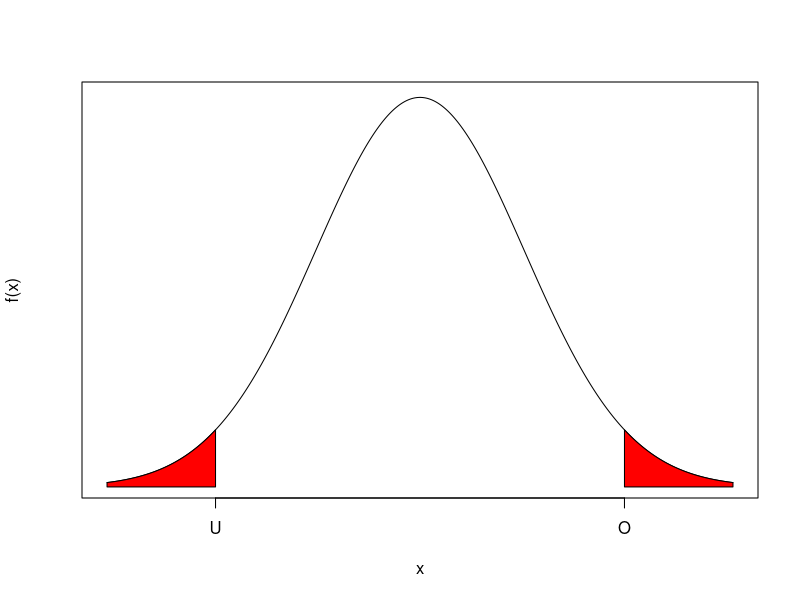

Source code (R):
## ---- chunk 1
library(knitr)
library(fGarch)
knitr::opts_chunk$set(echo = TRUE, cache=TRUE, size="scriptsize", 
                      fig.align = "center")
def.chunk.hook  <- knitr::knit_hooks$get("chunk")
knitr::knit_hooks$set(chunk = function(x, options) {
  x <- def.chunk.hook(x, options)
  ifelse(options$size != "normalsize", paste0("\n \\", options$size,"\n\n", x, "\n\n \\normalsize"), x)
})
library(vcd)
library(tidyverse)
library(kableExtra)
## ---- chunk 2
x <- seq(-3,3,0.001)
y <- dnorm(x)
plot(x,y, xaxt="n", yaxt="n", type="l", ylab="f(x)")
axis(1, at=c(-1.96, 1.96),labels = c("U","O"))

polygon(c(x[x>=1.96], max(x), 1.96), c(y[x>=1.96], 0, 0), col="red")
polygon(c(-1.96, min(x), x[x<=-1.96]), c(0, 0, y[x<=-1.96]), col="red")
## ---- chunk 3
row <- seq(0,3,0.1); col <- seq(0,0.09, 0.01)
m <- t(sapply(row, function(r,c){pnorm(r+c)},c=col))
colnames(m) <- col; rownames(m) <- NULL
m <- cbind(z=row,m)
kbl(m, digits=4, booktabs=T, format = "latex", linesep="") %>%
  add_header_above(header=c("Beispiel: $F(z) = P(z \\\\leq 1.96) = 0.9750$" = ncol(m)), escape=F) %>% 
  add_header_above(header=c("Verteilungsfunktion $F(z)$ der Standardnormalverteilung $N(0,1)$" = ncol(m)), escape = F, bold=T, line= F) %>%
  kable_styling(position = "center")
## ---- chunk 4
n <- c(1:9,seq(10,100,10),100,150,200,250,300,400,600,800,1000)
gamma <- c(0.995, 0.990, 0.975, 0.950, 0.900, 0.750, 0.500)
m <- t(sapply(n, function(n,g){qt(g, df=n)}, g=gamma))
rownames(m) <- NULL; colnames(m) <- gamma
m <- cbind(df=n, m)

kbl(m, digits = 4, booktabs=T, linesep="",col.names = c("$n \\setminus \\gamma$",colnames(m)[-1]), escape = F) %>%
  add_header_above(header=c("Beispiel: $P(t_{10} \\\\leq 0.6998) = 0.750$" = ncol(m)), escape=F) %>% 
  add_header_above(header=c("Quantile $t_{n;\\\\,\\\\gamma}$ der $t_n$-Verteilung" = ncol(m)), escape = F, bold=T, line= F) %>% 
  kable_styling(position = "center")
